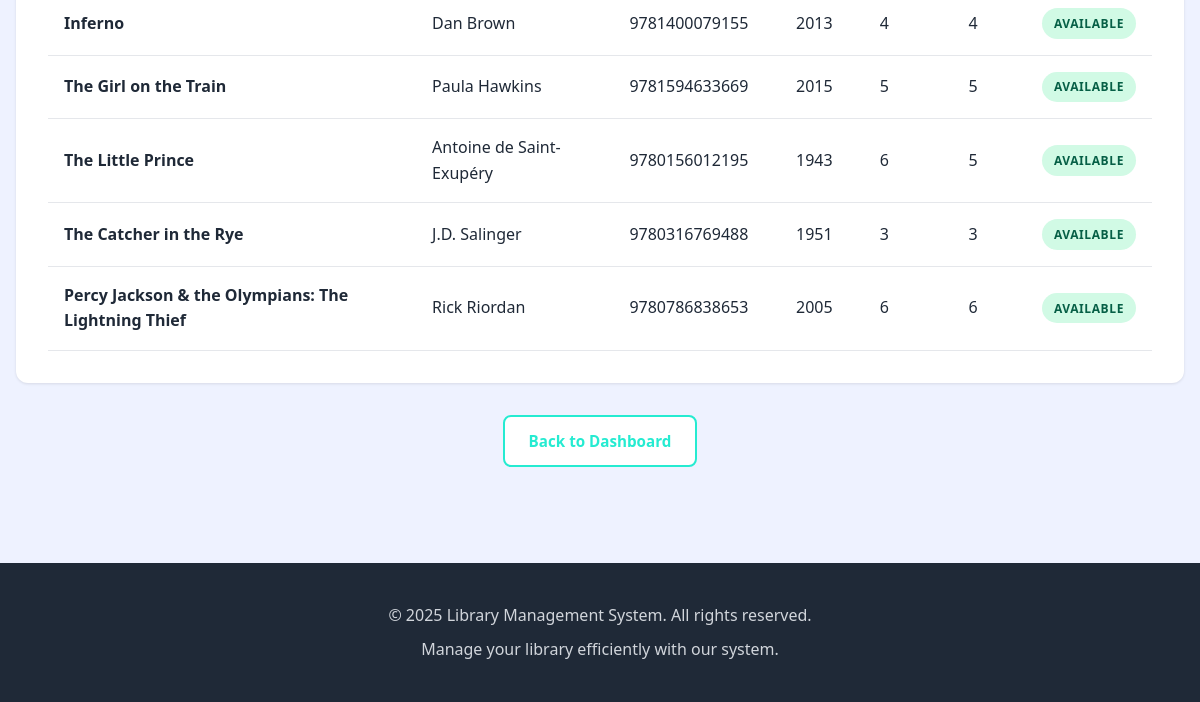
Page /admin/books (signed in, lower part) on the earlier database version.
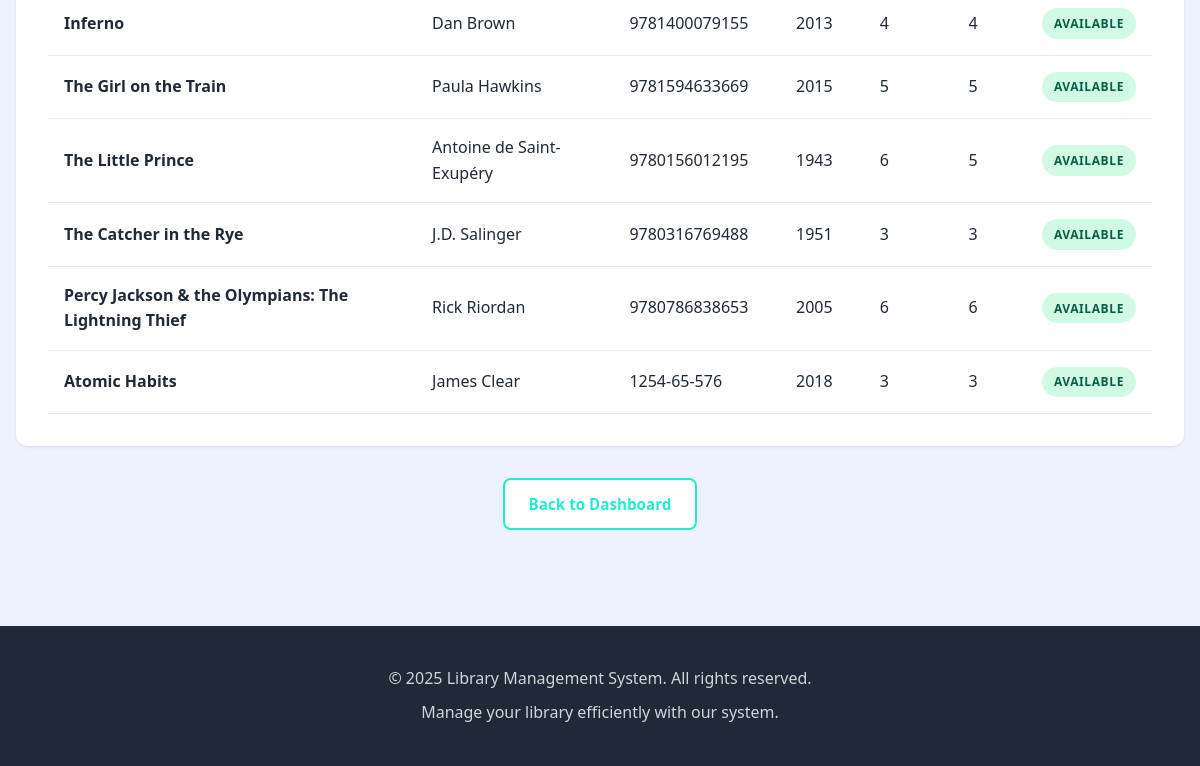
Same page on the later database version.
### models.py (models this page shows, shortened)
class Book(db.Model):
    __tablename__ = 'books'
    id = db.Column(db.Integer, primary_key=True)
    title = db.Column(db.String(200), nullable=False, index=True)
    author = db.Column(db.String(120), nullable=False, index=True)
    isbn = db.Column(db.String(13), unique=True, nullable=False, index=True)
    publication_year = db.Column(db.Integer, nullable=False)
    quantity = db.Column(db.Integer, default=1)
    available = db.Column(db.Boolean, default=True)
    description = db.Column(db.Text, nullable=True)
    image_url = db.Column(db.String(512), nullable=True)
    created_at = db.Column(db.DateTime, default=datetime.now)
    updated_at = db.Column(db.DateTime, default=datetime.now, onupdate=datetime.now)
    borrowings = db.relationship('Borrowing', backref='book', lazy=True, cascade='all, delete-orphan')
    def get_available_count(self):
        borrowed_count = len([b for b in self.borrowings if b.return_date is None])
        return self.quantity - borrowed_count

class Borrowing(db.Model):
    __tablename__ = 'borrowings'
    id = db.Column(db.Integer, primary_key=True)
    user_id = db.Column(db.Integer, db.ForeignKey('users.id'), nullable=False, index=True)
    book_id = db.Column(db.Integer, db.ForeignKey('books.id'), nullable=False, index=True)
    borrow_date = db.Column(db.DateTime, default=datetime.now, nullable=False)
    due_date = db.Column(db.DateTime, nullable=False)
    return_date = db.Column(db.DateTime, nullable=True)

### app.py (the view, shortened to what this page needs)
@app.route('/admin/books', methods=['GET', 'POST'])
def admin_books():
    if 'user_id' not in session:
        flash('Please log in first.', 'error')
        return redirect(url_for('login'))
    user = User.query.get(session['user_id'])
    if not user or not user.is_admin:
        flash('Admin access required.', 'error')
        return redirect(url_for('dashboard'))
    books_list = Book.query.all()
    return render_template('admin_books.html', books=books_list)

### app.py (called while the page is built)
@app.context_processor
def inject_user():
    user = None
    if 'user_id' in session:
        user = User.query.get(session['user_id'])
    return dict(current_user=user)

### templates/admin_books.html (shortened to what this page needs)
{% extends "base.html" %}
{% block content %}
<div class="container">
    <div class="admin-section">
        {% if books %}
            <div class="books-table-responsive">
                <table class="books-table admin-table">
                    <tbody>
                        {% for book in books %}
                        <tr>
                            <td><strong>{{ book.title }}</strong></td>
                            <td>{{ book.author }}</td>
                            <td>{{ book.isbn }}</td>
                            <td>{{ book.publication_year }}</td>
                            <td class="text-center">{{ book.quantity }}</td>
                            <td class="text-center">{{ book.get_available_count() }}</td>
                            <td>
                                {% if book.available %}
                                    <span class="badge badge-success">Available</span>
                                {% else %}
                                    <span class="badge badge-warning">Limited</span>
                                {% endif %}
                            </td>
                        </tr>
                        {% endfor %}
                    </tbody>
                </table>
            </div>
        {% else %}
            <div class="empty-state">
                <p>No books in the library yet. Add your first book using the form above.</p>
            </div>
        {% endif %}
    </div>
    <div class="admin-footer">
        <a href="{{ url_for('dashboard') }}" class="btn btn-outline">Back to Dashboard</a>
    </div>
</div>
{% endblock %}

Differences in the rows shown:
added Book: title "Atomic Habits", author "James Clear", isbn "1254-65-576", publication_year "2018", quantity "3", get_available_count "3", available "AVAILABLE"
